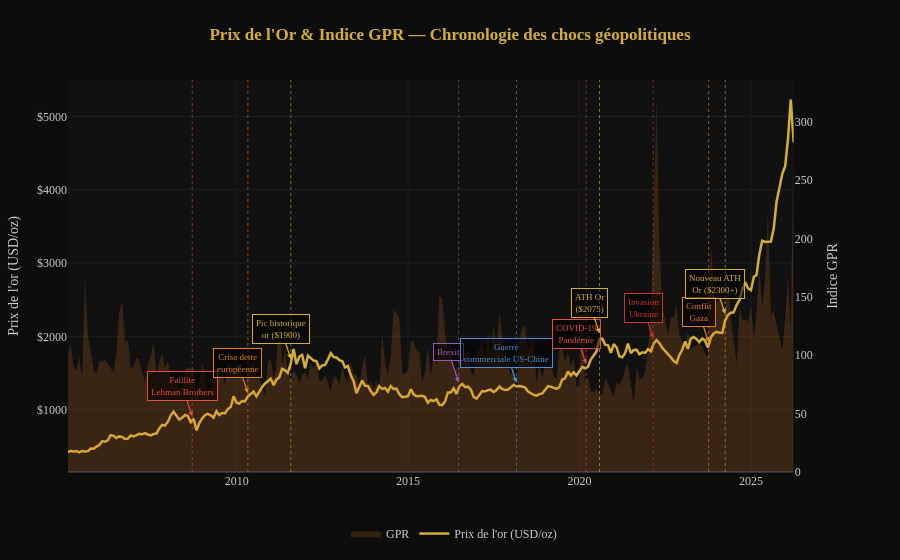

Write notebook code for a chart like this one.
### Code cell
# 3.3 — Timeline géopolitique (or + GPR + événements annotés)
plot_geopolitical_timeline(df)

### Figure 1 — Plotly figure (JSON) as saved in the notebook; plotly's stock layout.template omitted (floating-point values rounded to 4 significant figures; data arrays with more than 128 entries replaced by an {"elided": "..."} marker saying what was removed)
{"data": [{"fill": "tozeroy", "fillcolor": "rgba(230,126,34,0.18)", "hovertemplate": "%{x|%b %Y}<br>GPR: %{y:.1f}<extra></extra>", "line": {"color": "#E67E22", "width": 0}, "name": "GPR", "type": "scatter", "x": {"elided": "254 str values"}, "xaxis": "x", "y": {"elided": "254 float values"}, "yaxis": "y2"}, {"hovertemplate": "%{x|%b %Y}<br>Or: $%{y:,.0f}<extra></extra>", "line": {"color": "#D4AF37", "width": 2.5}, "name": "Prix de l'or (USD/oz)", "type": "scatter", "x": {"elided": "254 str values"}, "xaxis": "x", "y": {"elided": "254 float values"}, "yaxis": "y"}], "layout": {"annotations": [{"arrowcolor": "#E74C3C", "arrowhead": 2, "arrowsize": 0.8, "arrowwidth": 1.2, "bgcolor": "rgba(0,0,0,0.55)", "bordercolor": "#E74C3C", "borderpad": 3, "borderwidth": 1, "font": {"color": "#E74C3C", "size": 9}, "showarrow": true, "text": "Faillite<br>Lehman Brothers", "x": "2008-09-15T00:00:00", "y": 909.2}, {"arrowcolor": "#E67E22", "arrowhead": 2, "arrowsize": 0.8, "arrowwidth": 1.2, "bgcolor": "rgba(0,0,0,0.55)", "bordercolor": "#E67E22", "borderpad": 3, "borderwidth": 1, "font": {"color": "#E67E22", "size": 9}, "showarrow": true, "text": "Crise dette<br>européenne", "x": "2010-05-01T00:00:00", "y": 1227.0}, {"arrowcolor": "#D4AF37", "arrowhead": 2, "arrowsize": 0.8, "arrowwidth": 1.2, "bgcolor": "rgba(0,0,0,0.55)", "bordercolor": "#D4AF37", "borderpad": 3, "borderwidth": 1, "font": {"color": "#D4AF37", "size": 9}, "showarrow": true, "text": "Pic historique<br>or ($1900)", "x": "2011-08-01T00:00:00", "y": 1693.0}, {"arrowcolor": "#9B59B6", "arrowhead": 2, "arrowsize": 0.8, "arrowwidth": 1.2, "bgcolor": "rgba(0,0,0,0.55)", "bordercolor": "#9B59B6", "borderpad": 3, "borderwidth": 1, "font": {"color": "#9B59B6", "size": 9}, "showarrow": true, "text": "Brexit", "x": "2016-06-23T00:00:00", "y": 1371.0}, {"arrowcolor": "#4A90D9", "arrowhead": 2, "arrowsize": 0.8, "arrowwidth": 1.2, "bgcolor": "rgba(0,0,0,0.55)", "bordercolor": "#4A90D9", "borderpad": 3, "borderwidth": 1, "font": {"color": "#4A90D9", "size": 9}, "showarrow": true, "text": "Guerre<br>commerciale US-Chine", "x": "2018-03-01T00:00:00", "y": 1368.0}, {"arrowcolor": "#E74C3C", "arrowhead": 2, "arrowsize": 0.8, "arrowwidth": 1.2, "bgcolor": "rgba(0,0,0,0.55)", "bordercolor": "#E74C3C", "borderpad": 3, "borderwidth": 1, "font": {"color": "#E74C3C", "size": 9}, "showarrow": true, "text": "COVID-19<br>Pandémie", "x": "2020-03-11T00:00:00", "y": 1627.0}, {"arrowcolor": "#D4AF37", "arrowhead": 2, "arrowsize": 0.8, "arrowwidth": 1.2, "bgcolor": "rgba(0,0,0,0.55)", "bordercolor": "#D4AF37", "borderpad": 3, "borderwidth": 1, "font": {"color": "#D4AF37", "size": 9}, "showarrow": true, "text": "ATH Or<br>($2075)", "x": "2020-08-01T00:00:00", "y": 2041.0}, {"arrowcolor": "#C0392B", "arrowhead": 2, "arrowsize": 0.8, "arrowwidth": 1.2, "bgcolor": "rgba(0,0,0,0.55)", "bordercolor": "#C0392B", "borderpad": 3, "borderwidth": 1, "font": {"color": "#C0392B", "size": 9}, "showarrow": true, "text": "Invasion<br>Ukraine", "x": "2022-02-24T00:00:00", "y": 1975.0}, {"arrowcolor": "#E67E22", "arrowhead": 2, "arrowsize": 0.8, "arrowwidth": 1.2, "bgcolor": "rgba(0,0,0,0.55)", "bordercolor": "#E67E22", "borderpad": 3, "borderwidth": 1, "font": {"color": "#E67E22", "size": 9}, "showarrow": true, "text": "Conflit<br>Gaza", "x": "2023-10-07T00:00:00", "y": 1922.0}, {"arrowcolor": "#D4AF37", "arrowhead": 2, "arrowsize": 0.8, "arrowwidth": 1.2, "bgcolor": "rgba(0,0,0,0.55)", "bordercolor": "#D4AF37", "borderpad": 3, "borderwidth": 1, "font": {"color": "#D4AF37", "size": 9}, "showarrow": true, "text": "Nouveau ATH<br>Or ($2300+)", "x": "2024-04-01T00:00:00", "y": 2306.0}], "font": {"color": "#CCCCCC", "family": "Georgia"}, "height": 560, "hovermode": "x unified", "legend": {"bgcolor": "rgba(0,0,0,0)", "orientation": "h", "x": 0.5, "xanchor": "center", "y": -0.12}, "margin": {"b": 60, "l": 60, "r": 60, "t": 80}, "paper_bgcolor": "#0D0D0D", "plot_bgcolor": "#111111", "shapes": [{"line": {"color": "#E74C3C", "dash": "dot", "width": 1}, "opacity": 0.6, "type": "line", "x0": "2008-09-15T00:00:00", "x1": "2008-09-15T00:00:00", "xref": "x", "y0": 0, "y1": 1, "yref": "y domain"}, {"line": {"color": "#E67E22", "dash": "dot", "width": 1}, "opacity": 0.6, "type": "line", "x0": "2010-05-01T00:00:00", "x1": "2010-05-01T00:00:00", "xref": "x", "y0": 0, "y1": 1, "yref": "y domain"}, {"line": {"color": "#D4AF37", "dash": "dot", "width": 1}, "opacity": 0.6, "type": "line", "x0": "2011-08-01T00:00:00", "x1": "2011-08-01T00:00:00", "xref": "x", "y0": 0, "y1": 1, "yref": "y domain"}, {"line": {"color": "#9B59B6", "dash": "dot", "width": 1}, "opacity": 0.6, "type": "line", "x0": "2016-06-23T00:00:00", "x1": "2016-06-23T00:00:00", "xref": "x", "y0": 0, "y1": 1, "yref": "y domain"}, {"line": {"color": "#4A90D9", "dash": "dot", "width": 1}, "opacity": 0.6, "type": "line", "x0": "2018-03-01T00:00:00", "x1": "2018-03-01T00:00:00", "xref": "x", "y0": 0, "y1": 1, "yref": "y domain"}, {"line": {"color": "#E74C3C", "dash": "dot", "width": 1}, "opacity": 0.6, "type": "line", "x0": "2020-03-11T00:00:00", "x1": "2020-03-11T00:00:00", "xref": "x", "y0": 0, "y1": 1, "yref": "y domain"}, {"line": {"color": "#D4AF37", "dash": "dot", "width": 1}, "opacity": 0.6, "type": "line", "x0": "2020-08-01T00:00:00", "x1": "2020-08-01T00:00:00", "xref": "x", "y0": 0, "y1": 1, "yref": "y domain"}, {"line": {"color": "#C0392B", "dash": "dot", "width": 1}, "opacity": 0.6, "type": "line", "x0": "2022-02-24T00:00:00", "x1": "2022-02-24T00:00:00", "xref": "x", "y0": 0, "y1": 1, "yref": "y domain"}, {"line": {"color": "#E67E22", "dash": "dot", "width": 1}, "opacity": 0.6, "type": "line", "x0": "2023-10-07T00:00:00", "x1": "2023-10-07T00:00:00", "xref": "x", "y0": 0, "y1": 1, "yref": "y domain"}, {"line": {"color": "#D4AF37", "dash": "dot", "width": 1}, "opacity": 0.6, "type": "line", "x0": "2024-04-01T00:00:00", "x1": "2024-04-01T00:00:00", "xref": "x", "y0": 0, "y1": 1, "yref": "y domain"}], "title": {"font": {"color": "#D4AF37", "size": 17}, "text": "<b>Prix de l'Or & Indice GPR — Chronologie des chocs géopolitiques</b>", "x": 0.5}, "xaxis": {"anchor": "y", "domain": [0, 0.94], "gridcolor": "#1E1E1E", "tickformat": "%Y"}, "yaxis": {"anchor": "x", "domain": [0, 1], "gridcolor": "#1E1E1E", "tickprefix": "$", "title": {"text": "Prix de l'or (USD/oz)"}}, "yaxis2": {"anchor": "x", "gridcolor": "rgba(0,0,0,0)", "overlaying": "y", "side": "right", "title": {"text": "Indice GPR"}}}}
